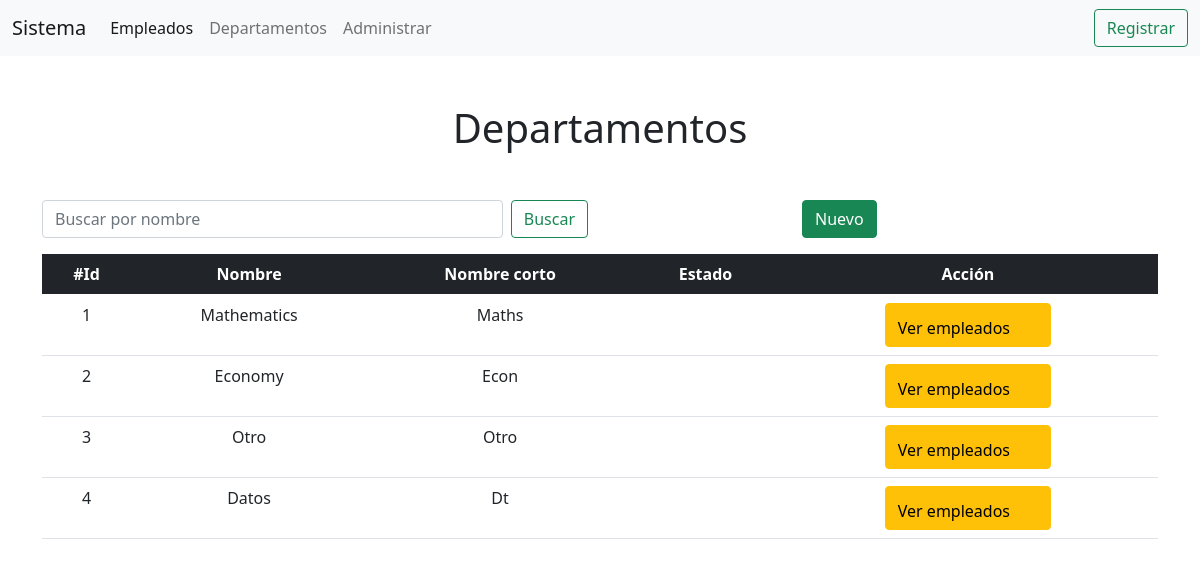
The page /list_department/ on the database as committed earlier.
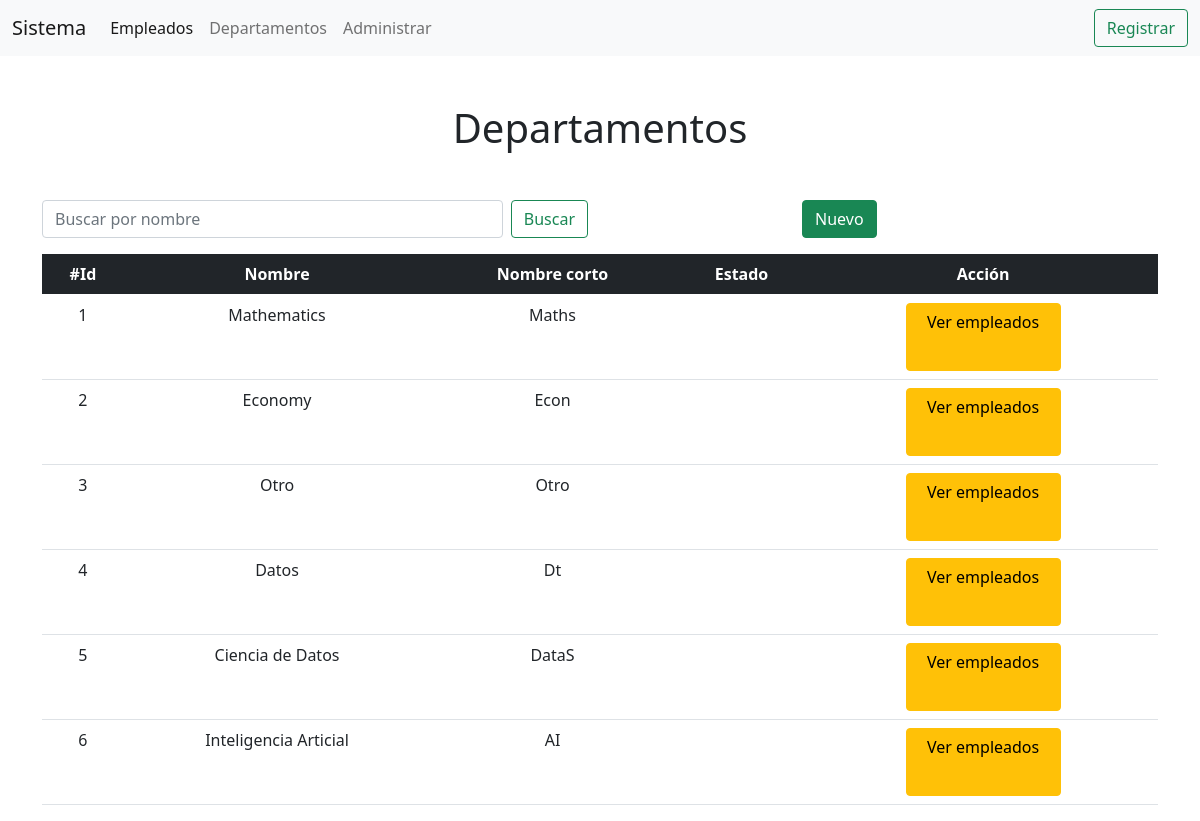
The same page on the database as committed later.
### apps/department/models.py (models this page shows, shortened)
class Department(models.Model):
    name = models.CharField('Name', max_length=50)
    short_name = models.CharField('Short name', max_length=50)
    anulate = models.BooleanField('Anulate', default=False)
    class Meta:
        verbose_name = 'Departamento'
        verbose_name_plural = 'Departamentos'

### apps/department/views.py (the view)
# urls.py: path('list_department/', views.DepartmentListView.as_view(), name="list_department"),
class DepartmentListView(ListView):
    model = Department
    template_name = "Department/listDepartment.html"
    context_object_name = "departamentos"
    paginate_by = 10
    def get_queryset(self):
        name_departmet = self.request.GET.get('kword', '')
        queryset = Department.objects.filter(
            name__contains = name_departmet
        )
        return queryset

### templates/Department/listDepartment.html (shortened to what this page needs)
{% extends 'base.html' %}
{% block content %}
    {% include 'includes/header.html' %}
    <div class="container">
        <h1 class="text-center mt-5 mb-5">Departamentos</h1>
        <div class="row justify-content-between">
            <div class="col-md-6">
                <form class="d-flex mb-3">{% csrf_token %}
                <input class="form-control me-2" type="search" placeholder="Buscar por nombre" aria-label="Search" id="kword" name="kword">
                    <button class="btn btn-outline-success" type="submit">Buscar</button>
                </form>
            </div>
            <div class="col-md-4">
                <form action="/new_department"><button class="btn btn-success">Nuevo</button></form>
            </div>
        </div>
        <table class="table text-center">
            <thead class="table-dark">
            <tr>
                <th>#Id</th>
                <th>Nombre</th>
                <th>Nombre corto</th>
                <th>Estado</th>
                <th>Acción</th>
            </tr>
            </thead>
            <tbody>
                {% for departamento in departamentos %}
                <tr>
                    <td>{{departamento.id}}</td>
                    <td>{{departamento.name}}</td>
                    <td>{{departamento.short_name}}</td>
                    {% if departamento.anulate %}
                        <td>
                          <box-icon type='solid' name='x-circle' color="red"></box-icon>
                        </td>
                    {% else %}
                        <td>
                            <box-icon type='solid' name='check-circle' color="green"></box-icon>
                        </td>
                    {% endif %}
                    <td>
                        <div class="row justify-content-center">
                            <div class="col-md-6">
                                <form action="/list_by_department/{{departamento.name}}">
                                    <button type="submit" class="btn btn-warning">Ver empleados <box-icon name='user-pin'></box-icon></button>
                                </form>
                            </div>
                        </div>
                    </td>
                </tr>
                {% endfor %}
            </tbody>
        </table>
    </div>
{% endblock content %}

### templates/base.html (shortened to what this page needs)
<!DOCTYPE html>
<html lang="en">
<head>
    <link href="https://cdn.jsdelivr.net/npm/bootstrap@5.0.2/dist/css/bootstrap.min.css" rel="stylesheet">
</head>
<body>
    {% block content %}
    {% endblock content %}
</body>
</html>

### templates/includes/header.html (shortened to what this page needs)
<nav class="navbar navbar-expand-lg navbar-light bg-light">
    <div class="container-fluid">
      <a class="navbar-brand" href="/">Sistema</a>
      <div class="collapse navbar-collapse" id="navbarTogglerDemo03">
        <ul class="navbar-nav me-auto mb-2 mb-lg-0">
          <li class="nav-item">
            <a class="nav-link active" aria-current="page" href="{% url 'person_app:list_all' %}">Empleados</a>
          </li>
          <li class="nav-item">
            <a class="nav-link" href="{% url 'department_app:list_department' %}">Departamentos</a>
          </li>
          <li class="nav-item">
            <a class="nav-link" href="/admin" target="_blank">Administrar</a>
          </li>
        </ul>
          <button class="btn btn-outline-success" type="submit" data-bs-toggle="modal" data-bs-target="#exampleModal">Registrar</button>
      </div>
    </div>
  </nav>

Rows that differ between the two databases and show on the page:
added Department: id "5", name "Ciencia de Datos", short_name "DataS", anulate False (drawn)
added Department: id "6", name "Inteligencia Articial", short_name "AI", anulate False (drawn)
